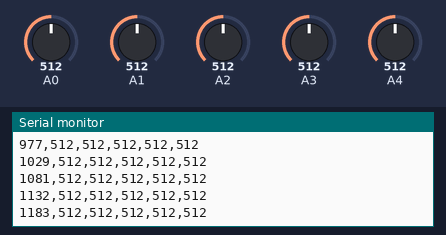
This sketch was run on a simulated Arduino Uno, built with avr-gcc and run on an emulated ATmega328P. Shown: the last lines printed to the serial monitor. Inputs (shaded band) come from the test bench; at power-on: A0 = 512, A1 = 512, A2 = 512, A3 = 512, A4 = 512.

Above: at 1.2 s.
1.3 s: A0 set to 716
At 1.3 s:
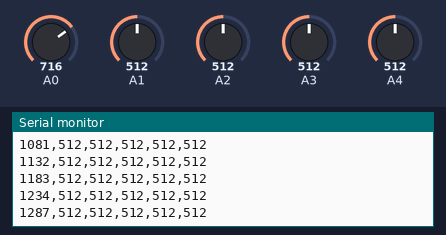
2.8 s: A1 set to 716
At 2.85 s:
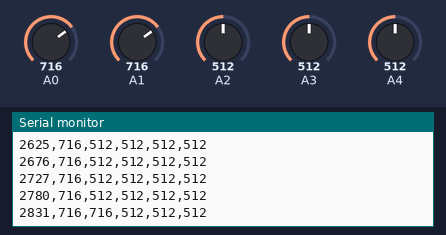
4.3 s: A2 set to 716
At 4.34 s:
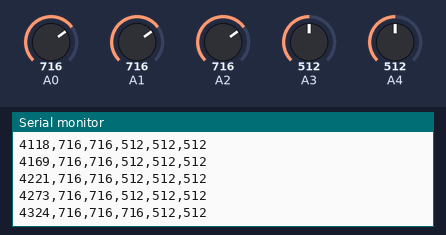
5.8 s: A3 set to 716
At 5.83 s:
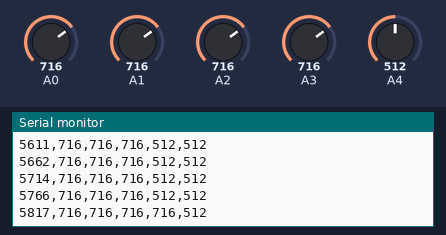
7.3 s: A4 set to 716
At 7.33 s:
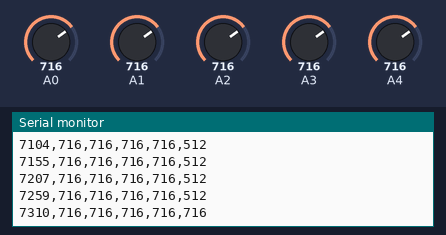
10.3 s: A0 set to 992
At 10.31 s:
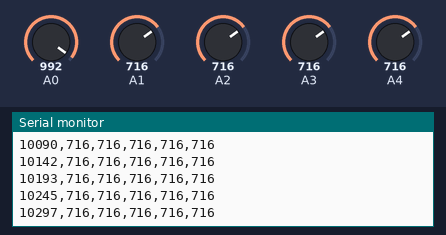
Timing chart, 0 to 13.3 s (numbered marks = the images above; inputs shaded):
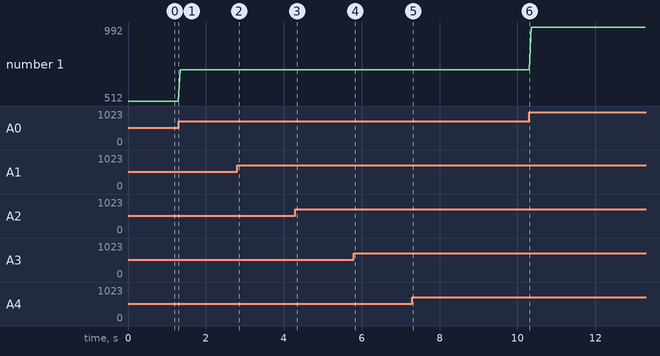

Measured:
- plotted number 1: 512 → 716 after the input at 1.3 s

The sketch:

runner.ino
```cpp
/////////////////////////////////////////////////////////////
// Read analog input from a0 - a4 and print as CSV to Serial
//
// a0 - a3 : Kitchen sink sensors
// a4      : Dishwasher sensor
//
// Output: "millis, a0, a1, a2, a3, a4"
// (millis: https://www.arduino.cc/en/Reference/Millis)
/////////////////////////////////////////////////////////////

int a0;
int a1;
int a2;
int a3;
int a4;

void setup() {
  Serial.begin(9600);
  analogReference(DEFAULT);
}

void loop() {
  // Read analog
  a0 = analogRead(A0);
  a1 = analogRead(A1);
  a2 = analogRead(A2);
  a3 = analogRead(A3);
  a4 = analogRead(A4);

  // Print so serial of any sink sensors registered data
  if(a0 > 0 || a1 > 0 || a2 > 0 || a3 > 0) {
    Serial.println(String(millis()) + "," + String(a0) + "," + String(a1) + "," + String(a2) + "," + String(a3) + "," + String(a4));
  }

  // Delay next read
  delay(50);
}
```
